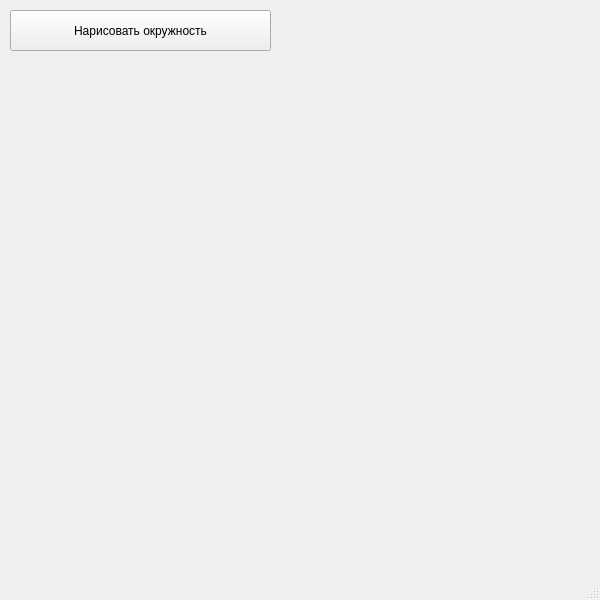
<?xml version="1.0" encoding="UTF-8"?>
<ui version="4.0">
 <class>MainWindow</class>
 <widget class="QMainWindow" name="MainWindow">
  <property name="geometry">
   <rect>
    <x>0</x>
    <y>0</y>
    <width>600</width>
    <height>600</height>
   </rect>
  </property>
  <property name="windowTitle">
   <string>Git и желтые окружности</string>
  </property>
  <widget class="QWidget" name="centralwidget">
   <widget class="QPushButton" name="pushButton">
    <property name="geometry">
     <rect>
      <x>10</x>
      <y>10</y>
      <width>261</width>
      <height>41</height>
     </rect>
    </property>
    <property name="text">
     <string>Нарисовать окружность</string>
    </property>
   </widget>
  </widget>
  <widget class="QMenuBar" name="menubar">
   <property name="geometry">
    <rect>
     <x>0</x>
     <y>0</y>
     <width>600</width>
     <height>21</height>
    </rect>
   </property>
  </widget>
  <widget class="QStatusBar" name="statusbar"/>
 </widget>
 <resources/>
 <connections/>
</ui>
